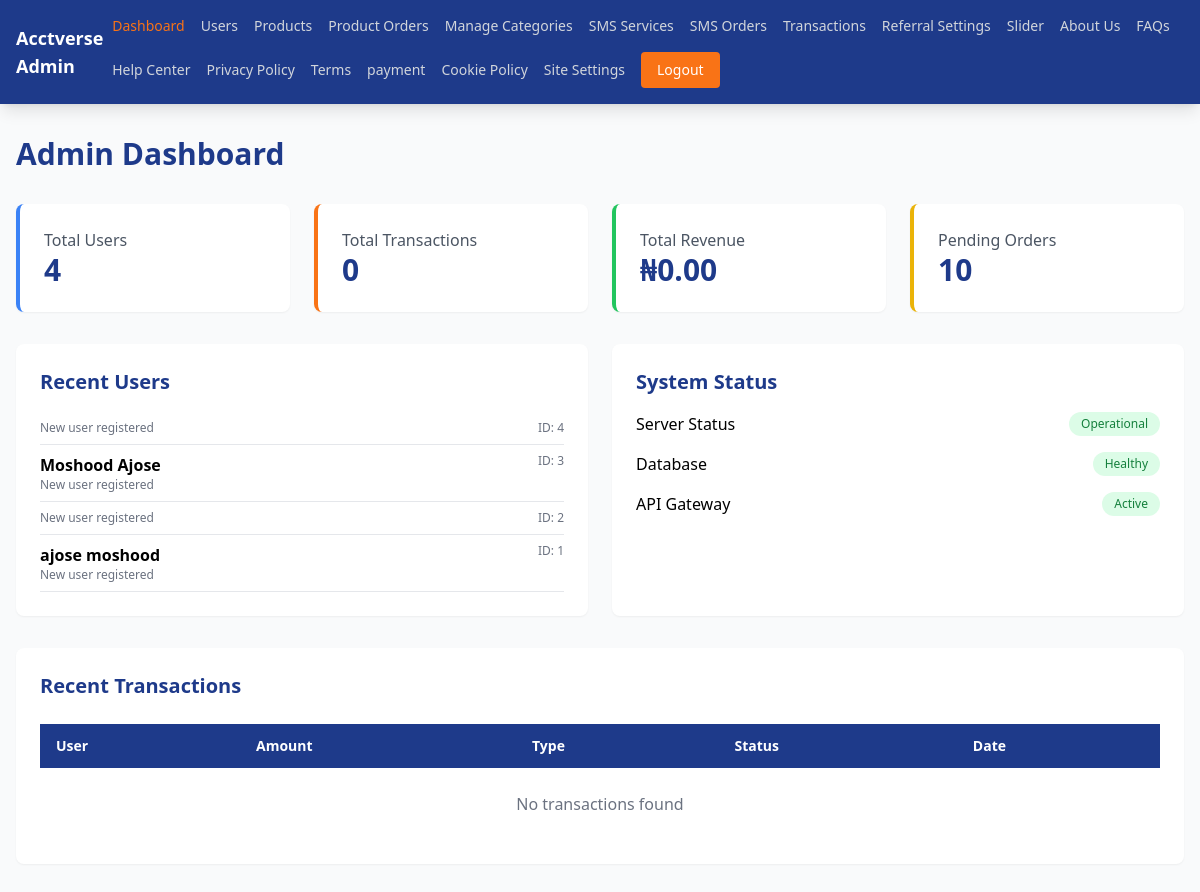
/admin/index.php (signed in), run on the app's committed database.
### tables this page shows
CREATE TABLE `users` (
  `id` bigint UNSIGNED NOT NULL,
  `full_name` varchar(255) NOT NULL,
  `email` varchar(255) NOT NULL,
  `password_hash` varchar(255) NOT NULL,
  `role` enum('user','admin') NOT NULL DEFAULT 'user',
  `is_verified` tinyint(1) NOT NULL DEFAULT '0',
  `verification_token` varchar(255) DEFAULT NULL,
  `reset_token` varchar(255) DEFAULT NULL,
  `created_at` timestamp NULL DEFAULT CURRENT_TIMESTAMP,
  `username` varchar(255) DEFAULT NULL,
  `mobile_code` varchar(10) DEFAULT NULL,
  `mobile` varchar(20) DEFAULT NULL,
  `country` varchar(100) DEFAULT NULL,
  `verify_token` text,
  `referral_code` varchar(255) DEFAULT NULL,
  `referred_by` int DEFAULT NULL,
  `first_name` varchar(255) DEFAULT NULL,
  `last_name` varchar(255) DEFAULT NULL,
  `address` varchar(255) DEFAULT NULL,
  `state` varchar(100) DEFAULT NULL,
  `zip_code` varchar(20) DEFAULT NULL,
  `city` varchar(100) DEFAULT NULL,
  `balance` decimal(15,2) NOT NULL DEFAULT '0.00',
  `referral_earnings` decimal(12,2) NOT NULL DEFAULT '0.00',
  `pending_earnings` decimal(12,2) NOT NULL DEFAULT '0.00',
  `withdrawn_amount` decimal(12,2) NOT NULL DEFAULT '0.00'
);

### admin/index.php (the view, shortened to what this page needs)
<?php
include 'header.php';
try {
    $stmt = $pdo->query("SELECT COUNT(*) FROM users");
    $totalUsers = $stmt->fetchColumn();
    $stmt = $pdo->query("SELECT COUNT(*) FROM transactions");
    $totalTransactions = $stmt->fetchColumn();
    $stmt = $pdo->query("SELECT SUM(amount) FROM transactions WHERE status = 'completed'");
    $totalRevenue = $stmt->fetchColumn() ?? 0;
    $stmt = $pdo->query("SELECT COUNT(*) FROM orders WHERE status = 'pending'");
    $pendingOrders = $stmt->fetchColumn();
    $stmt = $pdo->query("
        SELECT t.*, u.first_name, u.last_name
        FROM transactions t
        JOIN users u ON u.id = t.user_id
        ORDER BY t.id DESC
        LIMIT 6
    ");
    $recentTransactions = $stmt->fetchAll(PDO::FETCH_ASSOC);
    $stmt = $pdo->query("SELECT * FROM users ORDER BY id DESC LIMIT 6");
    $recentUsers = $stmt->fetchAll(PDO::FETCH_ASSOC);
} catch (Exception $e) {
    set_flash("error", "Error loading dashboard data.");
    $totalUsers = $totalTransactions = $totalRevenue = $pendingOrders = 0;
    $recentTransactions = $recentUsers = [];
}
?>    <div class="max-w-7xl mx-auto">
        <h1 class="text-3xl font-bold text-blue-900 mb-8">Admin Dashboard</h1>
        <div class="grid grid-cols-1 md:grid-cols-2 lg:grid-cols-4 gap-6 mb-8">
            <div class="bg-white shadow-sm border-l-4 border-blue-500 rounded-lg p-6">
                <p class="text-gray-600">Total Users</p>
                <h3 class="text-3xl text-blue-900 font-bold"><?= number_format($totalUsers) ?></h3>
            </div>
            <div class="bg-white shadow-sm border-l-4 border-orange-500 rounded-lg p-6">
                <p class="text-gray-600">Total Transactions</p>
                <h3 class="text-3xl text-blue-900 font-bold"><?= number_format($totalTransactions) ?></h3>
            </div>
            <div class="bg-white shadow-sm border-l-4 border-green-500 rounded-lg p-6">
                <p class="text-gray-600">Total Revenue</p>
                <h3 class="text-3xl text-blue-900 font-bold">₦<?= number_format($totalRevenue, 2) ?></h3>
            </div>
            <div class="bg-white shadow-sm border-l-4 border-yellow-500 rounded-lg p-6">
                <p class="text-gray-600">Pending Orders</p>
                <h3 class="text-3xl text-blue-900 font-bold"><?= number_format($pendingOrders) ?></h3>
            </div>
        </div>
        <div class="grid grid-cols-1 lg:grid-cols-2 gap-6 mb-8">
            <div class="bg-white p-6 rounded-lg shadow-sm">
                <h2 class="text-xl font-bold text-blue-900 mb-4">Recent Users</h2>
                <?php foreach ($recentUsers as $u): ?>
                    <div class="flex justify-between py-2 border-b border-gray-200">
                        <div>
                            <p class="font-semibold"><?= htmlspecialchars($u['first_name'] . " " . $u['last_name']) ?></p>
                            <p class="text-xs text-gray-500">New user registered</p>
                        </div>
                        <span class="text-xs text-gray-500">ID: <?= htmlspecialchars($u['id']) ?></span>
                    </div>
                <?php endforeach; ?>
            </div>
            <div class="bg-white p-6 rounded-lg shadow-sm">
                <h2 class="text-xl font-bold text-blue-900 mb-4">System Status</h2>
                <div class="space-y-4">
                    <div class="flex justify-between">
                        <span>Server Status</span>
                        <span class="bg-green-100 text-green-700 px-3 py-1 rounded-full text-xs">Operational</span>
                    </div>
                    <div class="flex justify-between">
                        <span>Database</span>
                        <span class="bg-green-100 text-green-700 px-3 py-1 rounded-full text-xs">Healthy</span>
                    </div>
                    <div class="flex justify-between">
                        <span>API Gateway</span>
                        <span class="bg-green-100 text-green-700 px-3 py-1 rounded-full text-xs">Active</span>
                    </div>
                </div>
            </div>
        </div>
        <div class="bg-white p-6 rounded-lg shadow-sm">
            <h2 class="text-xl font-bold text-blue-900 mb-6">Recent Transactions</h2>
            <div class="overflow-x-auto">
                <table class="w-full">
                    <thead class="bg-blue-900 text-white">
                        <tr>
                            <th class="px-4 py-3 text-left text-sm">User</th>
                            <th class="px-4 py-3 text-left text-sm">Amount</th>
                            <th class="px-4 py-3 text-left text-sm">Type</th>
                            <th class="px-4 py-3 text-left text-sm">Status</th>
                            <th class="px-4 py-3 text-left text-sm">Date</th>
                        </tr>
                    </thead>
                    <tbody>
                        <?php if (empty($recentTransactions)): ?>
                            <tr><td colspan="5" class="text-center py-6 text-gray-500">No transactions found</td></tr>
                        <?php endif; ?>
                    </tbody>
                </table>
            </div>
        </div>
    </div>
</body>
</html>

### data on the page
users: id "4"
users: first_name+last_name "Moshood Ajose", id "3"
users: id "2"
users: first_name+last_name "ajose moshood", id "1"

### other printed values
$title "Dashboard"
$title "Users"
$title "Products"
$title "Product Orders"
$title "Manage Categories"
$title "SMS Services"
$title "SMS Orders"
$title "Transactions"
$title "Referral Settings"
$title "Slider"
$title "About Us"
$title "FAQs"
$title "Help Center"
$title "Privacy Policy"
$title "Terms"
